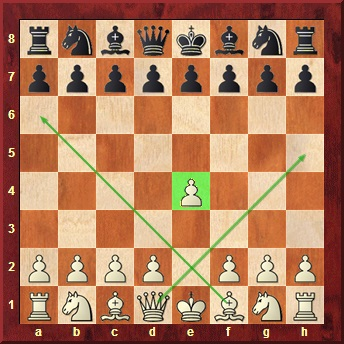
#> input picture data/positions/extra_lines.jpg, 344 x 344 px
$ python -i detect.py   (imports and definitions only)
#> lines starting #> are read from the running program, lines starting #| are printed output that depends on the picture; after the words box and inside, x2 and y2 are one past the last pixel; in counts of white or black regions, pixels touching at a corner belong together
from skimage.filters import threshold_otsu, sobel
from skimage.transform import hough_line, hough_line_peaks
from skimage.color import rgb2gray
from hough_line import HoughLine
import numpy as np

NUM_HOUGH_ANGLES = 180

def find_edges(image):
  greyscale = sobel(rgb2gray(image))
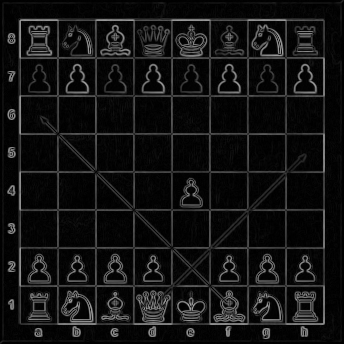
#> greyscale: shape (344, 344) float64; min 0, max 0.652, mean 0.0761
  threshold = threshold_otsu(greyscale)
#> threshold = 0.164
  return greyscale >= threshold
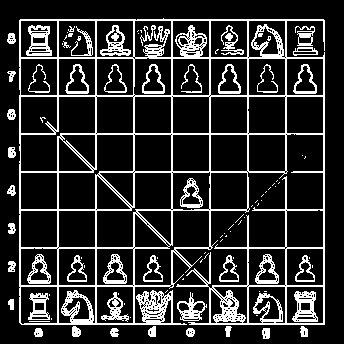
#> returned value: shape (344, 344) bool; 18.2% white in thin lines or dots, all inside (x1, y1, x2, y2) = (7, 18, 325, 339)

def hough_peaks(image):
  c = find_edges(image)
  angles = np.arange(NUM_HOUGH_ANGLES) * np.pi / NUM_HOUGH_ANGLES
  hspace, angles, distances = hough_line(c, angles)
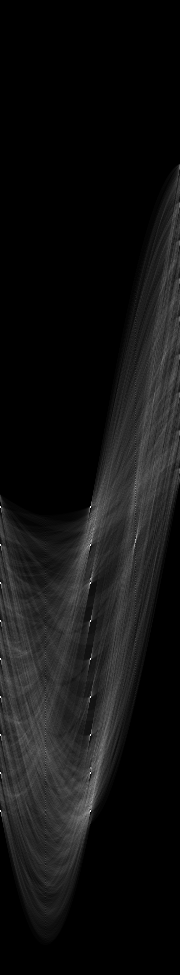
#> hspace: shape (975, 180) uint64; min 0, max 306, mean 22.1; drawn with min black and max white
#> angles = 180 values from 0 to 3.12; distances = 975 values from -487 to 487
  return hough_line_peaks(hspace, angles, distances)

def find_candidate_lines(image):
  a, angles, dists = hough_peaks(image)
  return list(HoughLine(r, theta) for theta, r in zip(angles, dists))

>>> import cv2
>>> picture = cv2.cvtColor(cv2.imread('../data/positions/extra_lines.jpg'), cv2.COLOR_BGR2RGB)
>>> result = hough_peaks(picture)
